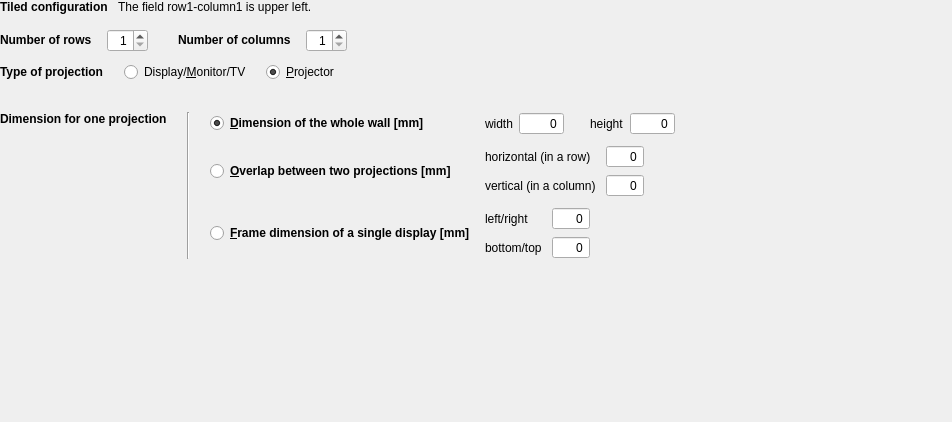
<?xml version="1.0" encoding="UTF-8"?>
<ui version="4.0">
 <class>VRCWProjectionResSizeTiledClass</class>
 <widget class="QWidget" name="VRCWProjectionResSizeTiledClass">
  <property name="geometry">
   <rect>
    <x>0</x>
    <y>0</y>
    <width>952</width>
    <height>422</height>
   </rect>
  </property>
  <property name="windowTitle">
   <string>VRCWProjectionResSizeTiled</string>
  </property>
  <layout class="QVBoxLayout" name="VRCWProjectionResSizeTiledClassVLayout">
   <property name="margin">
    <number>0</number>
   </property>
   <item alignment="Qt::AlignLeft|Qt::AlignTop">
    <widget class="QWidget" name="mainWidget" native="true">
     <layout class="QGridLayout" name="mainWidgetGLayout">
      <property name="margin">
       <number>0</number>
      </property>
      <property name="spacing">
       <number>20</number>
      </property>
      <item row="0" column="0" alignment="Qt::AlignLeft|Qt::AlignTop">
       <widget class="QWidget" name="rowColTypeDescWidget" native="true">
        <layout class="QHBoxLayout" name="rowColTypeDescWidgetHLayout">
         <property name="spacing">
          <number>40</number>
         </property>
         <property name="margin">
          <number>0</number>
         </property>
         <item alignment="Qt::AlignLeft|Qt::AlignTop">
          <widget class="QWidget" name="tiledTypeWidget" native="true">
           <property name="sizePolicy">
            <sizepolicy hsizetype="Minimum" vsizetype="Preferred">
             <horstretch>0</horstretch>
             <verstretch>0</verstretch>
            </sizepolicy>
           </property>
           <layout class="QVBoxLayout" name="tiledTypeWidgetVLayout">
            <property name="spacing">
             <number>10</number>
            </property>
            <property name="margin">
             <number>0</number>
            </property>
            <item alignment="Qt::AlignLeft|Qt::AlignTop">
             <widget class="QWidget" name="tiledLabelWidget" native="true">
              <layout class="QHBoxLayout" name="tiledLabelWidgetHLayout">
               <property name="spacing">
                <number>10</number>
               </property>
               <property name="leftMargin">
                <number>0</number>
               </property>
               <property name="topMargin">
                <number>0</number>
               </property>
               <property name="rightMargin">
                <number>0</number>
               </property>
               <property name="bottomMargin">
                <number>5</number>
               </property>
               <item>
                <widget class="QLabel" name="tiledLabel">
                 <property name="sizePolicy">
                  <sizepolicy hsizetype="Fixed" vsizetype="Fixed">
                   <horstretch>0</horstretch>
                   <verstretch>0</verstretch>
                  </sizepolicy>
                 </property>
                 <property name="font">
                  <font>
                   <weight>75</weight>
                   <bold>true</bold>
                  </font>
                 </property>
                 <property name="text">
                  <string>Tiled configuration</string>
                 </property>
                </widget>
               </item>
               <item>
                <widget class="QLabel" name="tiledDescLabel">
                 <property name="text">
                  <string>The field row1-column1 is upper left. </string>
                 </property>
                </widget>
               </item>
              </layout>
             </widget>
            </item>
            <item alignment="Qt::AlignLeft|Qt::AlignTop">
             <widget class="QWidget" name="rowColWidget" native="true">
              <layout class="QHBoxLayout" name="rowColWidgetHLayout">
               <property name="spacing">
                <number>30</number>
               </property>
               <property name="margin">
                <number>0</number>
               </property>
               <item alignment="Qt::AlignLeft|Qt::AlignTop">
                <widget class="QWidget" name="rowWidget" native="true">
                 <layout class="QHBoxLayout" name="rowWidgetHLayout">
                  <property name="spacing">
                   <number>15</number>
                  </property>
                  <property name="margin">
                   <number>0</number>
                  </property>
                  <item>
                   <widget class="QLabel" name="tiledRowLabel">
                    <property name="sizePolicy">
                     <sizepolicy hsizetype="Fixed" vsizetype="Fixed">
                      <horstretch>0</horstretch>
                      <verstretch>0</verstretch>
                     </sizepolicy>
                    </property>
                    <property name="font">
                     <font>
                      <weight>75</weight>
                      <bold>true</bold>
                     </font>
                    </property>
                    <property name="text">
                     <string>Number of rows</string>
                    </property>
                   </widget>
                  </item>
                  <item>
                   <widget class="QSpinBox" name="tiledRowSpinBox">
                    <property name="sizePolicy">
                     <sizepolicy hsizetype="Fixed" vsizetype="Fixed">
                      <horstretch>0</horstretch>
                      <verstretch>0</verstretch>
                     </sizepolicy>
                    </property>
                    <property name="alignment">
                     <set>Qt::AlignRight|Qt::AlignTrailing|Qt::AlignVCenter</set>
                    </property>
                    <property name="minimum">
                     <number>1</number>
                    </property>
                   </widget>
                  </item>
                 </layout>
                </widget>
               </item>
               <item alignment="Qt::AlignLeft|Qt::AlignTop">
                <widget class="QWidget" name="colWidget" native="true">
                 <layout class="QHBoxLayout" name="colWidgetHLayout">
                  <property name="spacing">
                   <number>15</number>
                  </property>
                  <property name="margin">
                   <number>0</number>
                  </property>
                  <item>
                   <widget class="QLabel" name="tiledColLabel">
                    <property name="sizePolicy">
                     <sizepolicy hsizetype="Fixed" vsizetype="Fixed">
                      <horstretch>0</horstretch>
                      <verstretch>0</verstretch>
                     </sizepolicy>
                    </property>
                    <property name="font">
                     <font>
                      <weight>75</weight>
                      <bold>true</bold>
                     </font>
                    </property>
                    <property name="text">
                     <string>Number of columns</string>
                    </property>
                   </widget>
                  </item>
                  <item>
                   <widget class="QSpinBox" name="tiledColSpinBox">
                    <property name="sizePolicy">
                     <sizepolicy hsizetype="Fixed" vsizetype="Fixed">
                      <horstretch>0</horstretch>
                      <verstretch>0</verstretch>
                     </sizepolicy>
                    </property>
                    <property name="alignment">
                     <set>Qt::AlignRight|Qt::AlignTrailing|Qt::AlignVCenter</set>
                    </property>
                    <property name="minimum">
                     <number>1</number>
                    </property>
                   </widget>
                  </item>
                 </layout>
                </widget>
               </item>
              </layout>
             </widget>
            </item>
            <item alignment="Qt::AlignLeft|Qt::AlignTop">
             <widget class="QWidget" name="projectionTypeWidget" native="true">
              <layout class="QHBoxLayout" name="projectionTypeWidgetHLayout">
               <property name="spacing">
                <number>20</number>
               </property>
               <property name="margin">
                <number>0</number>
               </property>
               <item>
                <widget class="QLabel" name="projectionTypeLabel">
                 <property name="font">
                  <font>
                   <weight>75</weight>
                   <bold>true</bold>
                  </font>
                 </property>
                 <property name="text">
                  <string>Type of projection</string>
                 </property>
                </widget>
               </item>
               <item alignment="Qt::AlignLeft|Qt::AlignTop">
                <widget class="QWidget" name="dispProjectWidget" native="true">
                 <layout class="QHBoxLayout" name="dispProjectWidgetHLayout">
                  <property name="spacing">
                   <number>15</number>
                  </property>
                  <property name="margin">
                   <number>0</number>
                  </property>
                  <item>
                   <widget class="QRadioButton" name="displayRadioButton">
                    <property name="text">
                     <string>Display/&amp;Monitor/TV</string>
                    </property>
                   </widget>
                  </item>
                  <item>
                   <widget class="QRadioButton" name="projectorRadioButton">
                    <property name="text">
                     <string>&amp;Projector</string>
                    </property>
                    <property name="checked">
                     <bool>true</bool>
                    </property>
                   </widget>
                  </item>
                 </layout>
                </widget>
               </item>
              </layout>
             </widget>
            </item>
           </layout>
          </widget>
         </item>
         <item alignment="Qt::AlignLeft|Qt::AlignTop">
          <widget class="QWidget" name="descPictWidget" native="true">
           <layout class="QHBoxLayout" name="descPictWidgetHLayout">
            <property name="margin">
             <number>0</number>
            </property>
            <item alignment="Qt::AlignLeft|Qt::AlignTop">
             <widget class="QLabel" name="tiledDisplayPictLabel">
              <property name="text">
               <string/>
              </property>
              <property name="pixmap">
               <pixmap resource="vrcwimages.qrc">:/images/tiled-display.png</pixmap>
              </property>
             </widget>
            </item>
            <item alignment="Qt::AlignLeft|Qt::AlignTop">
             <widget class="QLabel" name="tiledProjectorPictLabel">
              <property name="text">
               <string/>
              </property>
              <property name="pixmap">
               <pixmap resource="vrcwimages.qrc">:/images/tiled-projector.png</pixmap>
              </property>
             </widget>
            </item>
           </layout>
          </widget>
         </item>
        </layout>
       </widget>
      </item>
      <item row="1" column="0" alignment="Qt::AlignLeft|Qt::AlignTop">
       <widget class="QWidget" name="resSizeTiledWidget" native="true">
        <layout class="QVBoxLayout" name="resSizeTiledWidgetVLayout">
         <property name="spacing">
          <number>10</number>
         </property>
         <property name="margin">
          <number>0</number>
         </property>
         <item alignment="Qt::AlignLeft|Qt::AlignTop">
          <widget class="QWidget" name="resSizeWidget" native="true">
           <layout class="QHBoxLayout" name="resSizeWidgetHLayout">
            <property name="spacing">
             <number>20</number>
            </property>
            <property name="leftMargin">
             <number>0</number>
            </property>
            <property name="topMargin">
             <number>10</number>
            </property>
            <property name="rightMargin">
             <number>0</number>
            </property>
            <property name="bottomMargin">
             <number>20</number>
            </property>
            <item alignment="Qt::AlignLeft|Qt::AlignTop">
             <widget class="QWidget" name="dimOneProjectWidget" native="true">
              <layout class="QGridLayout" name="dimOneProjectWidgetGLayout">
               <property name="margin">
                <number>0</number>
               </property>
               <property name="spacing">
                <number>10</number>
               </property>
               <item row="0" column="0">
                <widget class="QLabel" name="dimOneProjectLabel">
                 <property name="font">
                  <font>
                   <weight>75</weight>
                   <bold>true</bold>
                  </font>
                 </property>
                 <property name="text">
                  <string>Dimension for one projection</string>
                 </property>
                </widget>
               </item>
               <item row="1" column="0">
                <widget class="QWidget" name="resSizeOneProjectWidget" native="true">
                 <layout class="QGridLayout" name="resSizeOneProjectWidgetGLayout">
                  <property name="leftMargin">
                   <number>0</number>
                  </property>
                  <property name="topMargin">
                   <number>10</number>
                  </property>
                  <property name="rightMargin">
                   <number>0</number>
                  </property>
                  <property name="bottomMargin">
                   <number>0</number>
                  </property>
                  <property name="spacing">
                   <number>0</number>
                  </property>
                 </layout>
                </widget>
               </item>
              </layout>
             </widget>
            </item>
            <item>
             <widget class="Line" name="resSizeWidgetVLine">
              <property name="orientation">
               <enum>Qt::Vertical</enum>
              </property>
             </widget>
            </item>
            <item alignment="Qt::AlignLeft|Qt::AlignTop">
             <widget class="QWidget" name="dimTiledWidget" native="true">
              <layout class="QGridLayout" name="dimTiledWidgetGLayout">
               <property name="margin">
                <number>0</number>
               </property>
               <property name="spacing">
                <number>10</number>
               </property>
               <item row="0" column="0">
                <widget class="QRadioButton" name="wallSizeRadioButton">
                 <property name="font">
                  <font>
                   <weight>75</weight>
                   <bold>true</bold>
                  </font>
                 </property>
                 <property name="text">
                  <string>&amp;Dimension of the whole wall [mm]</string>
                 </property>
                 <property name="checked">
                  <bool>true</bool>
                 </property>
                 <property name="autoExclusive">
                  <bool>false</bool>
                 </property>
                </widget>
               </item>
               <item row="1" column="0">
                <widget class="QRadioButton" name="overlapRadioButton">
                 <property name="font">
                  <font>
                   <weight>75</weight>
                   <bold>true</bold>
                  </font>
                 </property>
                 <property name="text">
                  <string>&amp;Overlap between two projections [mm]</string>
                 </property>
                 <property name="autoExclusive">
                  <bool>false</bool>
                 </property>
                </widget>
               </item>
               <item row="1" column="2" alignment="Qt::AlignLeft|Qt::AlignTop">
                <widget class="QWidget" name="overlapWidget" native="true">
                 <layout class="QGridLayout" name="overlapWidgetGLayout">
                  <property name="horizontalSpacing">
                   <number>10</number>
                  </property>
                  <property name="margin">
                   <number>0</number>
                  </property>
                  <item row="1" column="0">
                   <widget class="QLabel" name="overlapVerticalLabel">
                    <property name="text">
                     <string>vertical (in a column)</string>
                    </property>
                   </widget>
                  </item>
                  <item row="0" column="0">
                   <widget class="QLabel" name="overlapHorizontalLabel">
                    <property name="text">
                     <string>horizontal (in a row)</string>
                    </property>
                   </widget>
                  </item>
                  <item row="0" column="1">
                   <widget class="QSpinBox" name="overlapHorizontalSpinBox">
                    <property name="alignment">
                     <set>Qt::AlignRight|Qt::AlignTrailing|Qt::AlignVCenter</set>
                    </property>
                    <property name="buttonSymbols">
                     <enum>QAbstractSpinBox::NoButtons</enum>
                    </property>
                    <property name="maximum">
                     <number>9999</number>
                    </property>
                   </widget>
                  </item>
                  <item row="1" column="1">
                   <widget class="QSpinBox" name="overlapVerticalSpinBox">
                    <property name="alignment">
                     <set>Qt::AlignRight|Qt::AlignTrailing|Qt::AlignVCenter</set>
                    </property>
                    <property name="buttonSymbols">
                     <enum>QAbstractSpinBox::NoButtons</enum>
                    </property>
                    <property name="maximum">
                     <number>9999</number>
                    </property>
                   </widget>
                  </item>
                 </layout>
                </widget>
               </item>
               <item row="2" column="0" colspan="2">
                <widget class="QRadioButton" name="frameRadioButton">
                 <property name="font">
                  <font>
                   <weight>75</weight>
                   <bold>true</bold>
                  </font>
                 </property>
                 <property name="text">
                  <string>&amp;Frame dimension of a single display [mm]</string>
                 </property>
                 <property name="autoExclusive">
                  <bool>false</bool>
                 </property>
                </widget>
               </item>
               <item row="2" column="2" alignment="Qt::AlignLeft|Qt::AlignTop">
                <widget class="QWidget" name="frameWidget" native="true">
                 <layout class="QGridLayout" name="frameWidgetGLayout">
                  <property name="horizontalSpacing">
                   <number>10</number>
                  </property>
                  <property name="margin">
                   <number>0</number>
                  </property>
                  <item row="0" column="1">
                   <widget class="QSpinBox" name="frameLRSpinBox">
                    <property name="alignment">
                     <set>Qt::AlignRight|Qt::AlignTrailing|Qt::AlignVCenter</set>
                    </property>
                    <property name="buttonSymbols">
                     <enum>QAbstractSpinBox::NoButtons</enum>
                    </property>
                    <property name="maximum">
                     <number>9999</number>
                    </property>
                   </widget>
                  </item>
                  <item row="1" column="0">
                   <widget class="QLabel" name="frameBTLabel">
                    <property name="text">
                     <string>bottom/top</string>
                    </property>
                   </widget>
                  </item>
                  <item row="1" column="1">
                   <widget class="QSpinBox" name="frameBTSpinBox">
                    <property name="alignment">
                     <set>Qt::AlignRight|Qt::AlignTrailing|Qt::AlignVCenter</set>
                    </property>
                    <property name="buttonSymbols">
                     <enum>QAbstractSpinBox::NoButtons</enum>
                    </property>
                    <property name="maximum">
                     <number>9999</number>
                    </property>
                   </widget>
                  </item>
                  <item row="0" column="0">
                   <widget class="QLabel" name="frameLRLabel">
                    <property name="text">
                     <string>left/right</string>
                    </property>
                   </widget>
                  </item>
                 </layout>
                </widget>
               </item>
               <item row="0" column="2" alignment="Qt::AlignLeft|Qt::AlignTop">
                <widget class="QWidget" name="wallSizeWidget" native="true">
                 <layout class="QHBoxLayout" name="wallSizeWidgetHLayout">
                  <property name="margin">
                   <number>0</number>
                  </property>
                  <item>
                   <widget class="QLabel" name="wallSizeWidthLabel">
                    <property name="text">
                     <string>width</string>
                    </property>
                   </widget>
                  </item>
                  <item>
                   <widget class="QSpinBox" name="wallSizeWidthSpinBox">
                    <property name="alignment">
                     <set>Qt::AlignRight|Qt::AlignTrailing|Qt::AlignVCenter</set>
                    </property>
                    <property name="buttonSymbols">
                     <enum>QAbstractSpinBox::NoButtons</enum>
                    </property>
                    <property name="maximum">
                     <number>99999</number>
                    </property>
                   </widget>
                  </item>
                  <item>
                   <spacer name="wallSizeHSpacer1">
                    <property name="orientation">
                     <enum>Qt::Horizontal</enum>
                    </property>
                    <property name="sizeType">
                     <enum>QSizePolicy::Fixed</enum>
                    </property>
                    <property name="sizeHint" stdset="0">
                     <size>
                      <width>20</width>
                      <height>15</height>
                     </size>
                    </property>
                   </spacer>
                  </item>
                  <item>
                   <widget class="QLabel" name="wallSizeHeightLabel">
                    <property name="text">
                     <string>height</string>
                    </property>
                   </widget>
                  </item>
                  <item>
                   <widget class="QSpinBox" name="wallSizeHeightSpinBox">
                    <property name="alignment">
                     <set>Qt::AlignRight|Qt::AlignTrailing|Qt::AlignVCenter</set>
                    </property>
                    <property name="buttonSymbols">
                     <enum>QAbstractSpinBox::NoButtons</enum>
                    </property>
                    <property name="maximum">
                     <number>99999</number>
                    </property>
                   </widget>
                  </item>
                 </layout>
                </widget>
               </item>
              </layout>
             </widget>
            </item>
           </layout>
          </widget>
         </item>
        </layout>
       </widget>
      </item>
     </layout>
     <zorder>resSizeTiledWidget</zorder>
     <zorder>rowColTypeDescWidget</zorder>
    </widget>
   </item>
  </layout>
 </widget>
 <layoutdefault spacing="6" margin="11"/>
 <resources>
  <include location="vrcwimages.qrc"/>
 </resources>
 <connections>
  <connection>
   <sender>displayRadioButton</sender>
   <signal>toggled(bool)</signal>
   <receiver>VRCWProjectionResSizeTiledClass</receiver>
   <slot>checkDispProjRB()</slot>
   <hints>
    <hint type="sourcelabel">
     <x>287</x>
     <y>83</y>
    </hint>
    <hint type="destinationlabel">
     <x>178</x>
     <y>155</y>
    </hint>
   </hints>
  </connection>
  <connection>
   <sender>projectorRadioButton</sender>
   <signal>toggled(bool)</signal>
   <receiver>VRCWProjectionResSizeTiledClass</receiver>
   <slot>checkDispProjRB()</slot>
   <hints>
    <hint type="sourcelabel">
     <x>384</x>
     <y>83</y>
    </hint>
    <hint type="destinationlabel">
     <x>353</x>
     <y>155</y>
    </hint>
   </hints>
  </connection>
  <connection>
   <sender>wallSizeRadioButton</sender>
   <signal>clicked()</signal>
   <receiver>VRCWProjectionResSizeTiledClass</receiver>
   <slot>checkWallRB()</slot>
   <hints>
    <hint type="sourcelabel">
     <x>711</x>
     <y>217</y>
    </hint>
    <hint type="destinationlabel">
     <x>570</x>
     <y>0</y>
    </hint>
   </hints>
  </connection>
  <connection>
   <sender>overlapRadioButton</sender>
   <signal>clicked()</signal>
   <receiver>VRCWProjectionResSizeTiledClass</receiver>
   <slot>checkOverlapFrameRB()</slot>
   <hints>
    <hint type="sourcelabel">
     <x>711</x>
     <y>262</y>
    </hint>
    <hint type="destinationlabel">
     <x>469</x>
     <y>0</y>
    </hint>
   </hints>
  </connection>
  <connection>
   <sender>frameRadioButton</sender>
   <signal>clicked()</signal>
   <receiver>VRCWProjectionResSizeTiledClass</receiver>
   <slot>checkOverlapFrameRB()</slot>
   <hints>
    <hint type="sourcelabel">
     <x>722</x>
     <y>321</y>
    </hint>
    <hint type="destinationlabel">
     <x>424</x>
     <y>0</y>
    </hint>
   </hints>
  </connection>
  <connection>
   <sender>tiledRowSpinBox</sender>
   <signal>valueChanged(int)</signal>
   <receiver>VRCWProjectionResSizeTiledClass</receiver>
   <slot>enableHoriVertOverlap()</slot>
   <hints>
    <hint type="sourcelabel">
     <x>161</x>
     <y>40</y>
    </hint>
    <hint type="destinationlabel">
     <x>164</x>
     <y>0</y>
    </hint>
   </hints>
  </connection>
  <connection>
   <sender>tiledColSpinBox</sender>
   <signal>valueChanged(int)</signal>
   <receiver>VRCWProjectionResSizeTiledClass</receiver>
   <slot>enableHoriVertOverlap()</slot>
   <hints>
    <hint type="sourcelabel">
     <x>372</x>
     <y>40</y>
    </hint>
    <hint type="destinationlabel">
     <x>390</x>
     <y>0</y>
    </hint>
   </hints>
  </connection>
  <connection>
   <sender>tiledRowSpinBox</sender>
   <signal>valueChanged(int)</signal>
   <receiver>VRCWProjectionResSizeTiledClass</receiver>
   <slot>repaint()</slot>
   <hints>
    <hint type="sourcelabel">
     <x>141</x>
     <y>35</y>
    </hint>
    <hint type="destinationlabel">
     <x>142</x>
     <y>0</y>
    </hint>
   </hints>
  </connection>
  <connection>
   <sender>tiledColSpinBox</sender>
   <signal>valueChanged(int)</signal>
   <receiver>VRCWProjectionResSizeTiledClass</receiver>
   <slot>repaint()</slot>
   <hints>
    <hint type="sourcelabel">
     <x>387</x>
     <y>51</y>
    </hint>
    <hint type="destinationlabel">
     <x>678</x>
     <y>0</y>
    </hint>
   </hints>
  </connection>
  <connection>
   <sender>overlapHorizontalSpinBox</sender>
   <signal>valueChanged(int)</signal>
   <receiver>VRCWProjectionResSizeTiledClass</receiver>
   <slot>calcDisabledDims()</slot>
   <hints>
    <hint type="sourcelabel">
     <x>923</x>
     <y>248</y>
    </hint>
    <hint type="destinationlabel">
     <x>944</x>
     <y>128</y>
    </hint>
   </hints>
  </connection>
  <connection>
   <sender>overlapVerticalSpinBox</sender>
   <signal>valueChanged(int)</signal>
   <receiver>VRCWProjectionResSizeTiledClass</receiver>
   <slot>calcDisabledDims()</slot>
   <hints>
    <hint type="sourcelabel">
     <x>923</x>
     <y>276</y>
    </hint>
    <hint type="destinationlabel">
     <x>943</x>
     <y>164</y>
    </hint>
   </hints>
  </connection>
  <connection>
   <sender>frameLRSpinBox</sender>
   <signal>valueChanged(int)</signal>
   <receiver>VRCWProjectionResSizeTiledClass</receiver>
   <slot>calcDisabledDims()</slot>
   <hints>
    <hint type="sourcelabel">
     <x>869</x>
     <y>307</y>
    </hint>
    <hint type="destinationlabel">
     <x>936</x>
     <y>190</y>
    </hint>
   </hints>
  </connection>
  <connection>
   <sender>frameBTSpinBox</sender>
   <signal>valueChanged(int)</signal>
   <receiver>VRCWProjectionResSizeTiledClass</receiver>
   <slot>calcDisabledDims()</slot>
   <hints>
    <hint type="sourcelabel">
     <x>869</x>
     <y>335</y>
    </hint>
    <hint type="destinationlabel">
     <x>940</x>
     <y>254</y>
    </hint>
   </hints>
  </connection>
  <connection>
   <sender>wallSizeWidthSpinBox</sender>
   <signal>valueChanged(int)</signal>
   <receiver>VRCWProjectionResSizeTiledClass</receiver>
   <slot>emitWallSizeWidthValChanged(int)</slot>
   <hints>
    <hint type="sourcelabel">
     <x>831</x>
     <y>216</y>
    </hint>
    <hint type="destinationlabel">
     <x>971</x>
     <y>30</y>
    </hint>
   </hints>
  </connection>
  <connection>
   <sender>wallSizeHeightSpinBox</sender>
   <signal>valueChanged(int)</signal>
   <receiver>VRCWProjectionResSizeTiledClass</receiver>
   <slot>emitWallSizeHeightValChanged(int)</slot>
   <hints>
    <hint type="sourcelabel">
     <x>970</x>
     <y>216</y>
    </hint>
    <hint type="destinationlabel">
     <x>978</x>
     <y>75</y>
    </hint>
   </hints>
  </connection>
 </connections>
 <slots>
  <slot>checkDispProjRB()</slot>
  <slot>checkWallRB()</slot>
  <slot>checkOverlapFrameRB()</slot>
  <slot>enableHoriVertOverlap()</slot>
  <slot>calcDisabledDims()</slot>
  <slot>emitWallSizeWidthValChanged(int)</slot>
  <slot>emitWallSizeHeightValChanged(int)</slot>
 </slots>
</ui>
